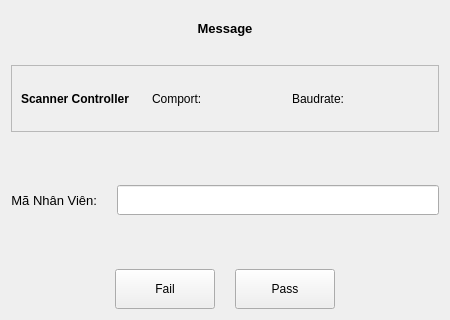
<?xml version="1.0" encoding="UTF-8"?>
<ui version="4.0">
 <class>PopUp</class>
 <widget class="QWidget" name="PopUp">
  <property name="geometry">
   <rect>
    <x>0</x>
    <y>0</y>
    <width>450</width>
    <height>320</height>
   </rect>
  </property>
  <property name="windowTitle">
   <string>PopUp</string>
  </property>
  <layout class="QVBoxLayout" name="verticalLayout" stretch="1,2,1,2,1,2">
   <property name="spacing">
    <number>20</number>
   </property>
   <item>
    <widget class="QLabel" name="label_message">
     <property name="font">
      <font>
       <pointsize>10</pointsize>
       <weight>75</weight>
       <bold>true</bold>
      </font>
     </property>
     <property name="text">
      <string>Message</string>
     </property>
     <property name="alignment">
      <set>Qt::AlignCenter</set>
     </property>
    </widget>
   </item>
   <item>
    <widget class="QFrame" name="frame_connection">
     <property name="frameShape">
      <enum>QFrame::StyledPanel</enum>
     </property>
     <property name="frameShadow">
      <enum>QFrame::Raised</enum>
     </property>
     <layout class="QHBoxLayout" name="horizontalLayout">
      <property name="spacing">
       <number>5</number>
      </property>
      <item>
       <widget class="QLabel" name="label_scanner_controller">
        <property name="font">
         <font>
          <weight>75</weight>
          <bold>true</bold>
         </font>
        </property>
        <property name="text">
         <string>Scanner Controller</string>
        </property>
       </widget>
      </item>
      <item>
       <spacer name="horizontalSpacer">
        <property name="orientation">
         <enum>Qt::Horizontal</enum>
        </property>
        <property name="sizeHint" stdset="0">
         <size>
          <width>40</width>
          <height>20</height>
         </size>
        </property>
       </spacer>
      </item>
      <item>
       <widget class="QLabel" name="label_comport">
        <property name="text">
         <string>Comport:</string>
        </property>
       </widget>
      </item>
      <item>
       <widget class="QLabel" name="label_comport_value">
        <property name="minimumSize">
         <size>
          <width>80</width>
          <height>0</height>
         </size>
        </property>
        <property name="frameShape">
         <enum>QFrame::Panel</enum>
        </property>
        <property name="frameShadow">
         <enum>QFrame::Sunken</enum>
        </property>
        <property name="lineWidth">
         <number>0</number>
        </property>
        <property name="text">
         <string/>
        </property>
        <property name="alignment">
         <set>Qt::AlignCenter</set>
        </property>
       </widget>
      </item>
      <item>
       <widget class="QLabel" name="label_baudrate">
        <property name="text">
         <string>Baudrate:</string>
        </property>
       </widget>
      </item>
      <item>
       <widget class="QLabel" name="label_baudrate_value">
        <property name="minimumSize">
         <size>
          <width>80</width>
          <height>0</height>
         </size>
        </property>
        <property name="frameShape">
         <enum>QFrame::Panel</enum>
        </property>
        <property name="frameShadow">
         <enum>QFrame::Sunken</enum>
        </property>
        <property name="lineWidth">
         <number>0</number>
        </property>
        <property name="text">
         <string/>
        </property>
        <property name="alignment">
         <set>Qt::AlignCenter</set>
        </property>
       </widget>
      </item>
     </layout>
    </widget>
   </item>
   <item>
    <spacer name="verticalSpacerU">
     <property name="orientation">
      <enum>Qt::Vertical</enum>
     </property>
     <property name="sizeHint" stdset="0">
      <size>
       <width>20</width>
       <height>40</height>
      </size>
     </property>
    </spacer>
   </item>
   <item>
    <layout class="QHBoxLayout" name="mnv">
     <item>
      <widget class="QLabel" name="label_mnv">
       <property name="font">
        <font>
         <pointsize>10</pointsize>
        </font>
       </property>
       <property name="text">
        <string>Mã Nhân Viên:</string>
       </property>
       <property name="alignment">
        <set>Qt::AlignRight|Qt::AlignTrailing|Qt::AlignVCenter</set>
       </property>
      </widget>
     </item>
     <item>
      <widget class="QLineEdit" name="line_mnv">
       <property name="minimumSize">
        <size>
         <width>0</width>
         <height>30</height>
        </size>
       </property>
      </widget>
     </item>
    </layout>
   </item>
   <item>
    <spacer name="verticalSpacerD">
     <property name="orientation">
      <enum>Qt::Vertical</enum>
     </property>
     <property name="sizeHint" stdset="0">
      <size>
       <width>20</width>
       <height>40</height>
      </size>
     </property>
    </spacer>
   </item>
   <item>
    <layout class="QHBoxLayout" name="btn">
     <item>
      <spacer name="horizontalSpacerL">
       <property name="orientation">
        <enum>Qt::Horizontal</enum>
       </property>
       <property name="sizeHint" stdset="0">
        <size>
         <width>40</width>
         <height>20</height>
        </size>
       </property>
      </spacer>
     </item>
     <item>
      <widget class="QPushButton" name="btn_fail">
       <property name="minimumSize">
        <size>
         <width>100</width>
         <height>40</height>
        </size>
       </property>
       <property name="text">
        <string>Fail</string>
       </property>
      </widget>
     </item>
     <item>
      <widget class="QPushButton" name="btn_pass">
       <property name="minimumSize">
        <size>
         <width>100</width>
         <height>40</height>
        </size>
       </property>
       <property name="text">
        <string>Pass</string>
       </property>
      </widget>
     </item>
     <item>
      <spacer name="horizontalSpacerR">
       <property name="orientation">
        <enum>Qt::Horizontal</enum>
       </property>
       <property name="sizeHint" stdset="0">
        <size>
         <width>40</width>
         <height>20</height>
        </size>
       </property>
      </spacer>
     </item>
    </layout>
   </item>
  </layout>
 </widget>
 <resources/>
 <connections/>
</ui>
